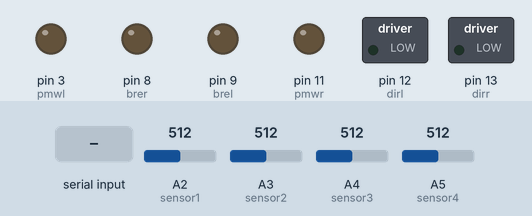
This sketch was run on a simulated Arduino Uno, built with avr-gcc and run on an emulated ATmega328P. Shown: switched loads named in the sketch (green lamp = pin HIGH), output pins drawn as LEDs (lit = HIGH). The test bench sets the inputs (shaded band); at power-on: A2 (sensor1) = 512, A3 (sensor2) = 512, A4 (sensor3) = 512, A5 (sensor4) = 512. What the sketch prints to the serial monitor is not drawn.

Above: at 1.2 s.
1.3 s: "C" received over Serial
At 1.8 s:
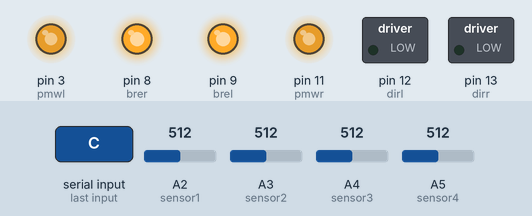
2.8 s: byte 56 ('8') received over Serial
At 4.0 s:
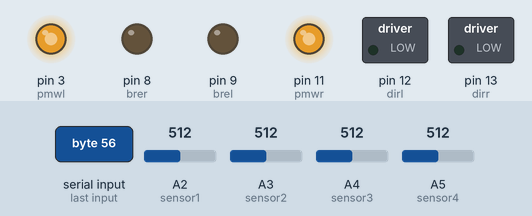
4.3 s: byte 57 ('9') received over Serial
At 5.2 s:
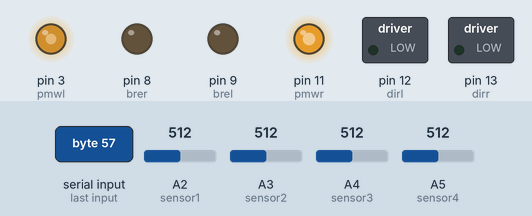
5.8 s: "1" received over Serial
At 6.4 s:
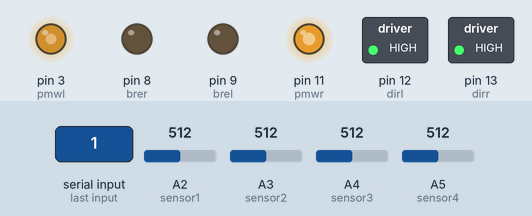
7.3 s: "2" received over Serial
At 8.5 s:
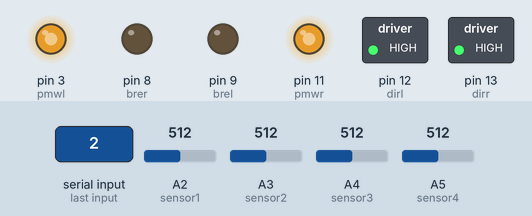
8.8 s: "3" received over Serial
At 9.9 s:
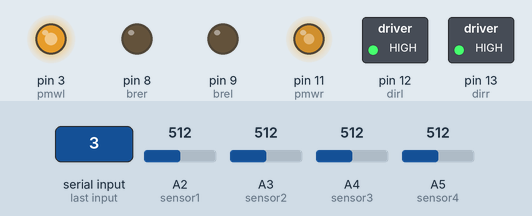
Timing chart, 0 to 11.3 s (numbered marks = the images above; inputs shaded):
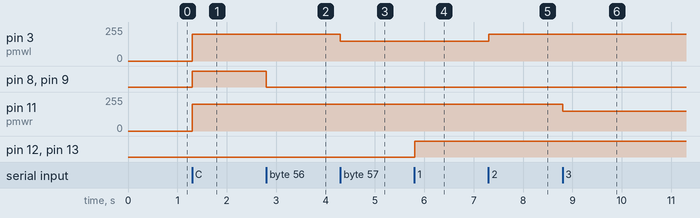

The sketch:

BayesFollow.ino
```cpp
int sensor1 = A2;
int sensor2 = A3;
int sensor3 = A4;
int sensor4 = A5;

//int's for arduino motor shield (left)
const int dirl = 12;
const int brel =  9;
const int pmwl =  3;

//int's for arduino motor shield (right)
const int dirr = 13;
const int brer =  8;
const int pmwr = 11;

int maxspeed = 200;

bool pressed = false;

char robotMode = 's';

char mov = '5';
char exmov = '5';

int sensors = 0;
int exsensors = 0;

int threshold;

void setup()//here those things run once and that is when the arduino first gets power
{
  //set all pinmodes of motor driver
  pinMode(dirl, OUTPUT);
  pinMode(dirr, OUTPUT);
  pinMode(brel, OUTPUT);
  pinMode(brer, OUTPUT);
  pinMode(pmwl, OUTPUT);
  pinMode(pmwr, OUTPUT);

  //set pinmodes of inputs or ir detectors
  pinMode(sensor1, INPUT);
  pinMode(sensor2, INPUT);
  pinMode(sensor3, INPUT);
  pinMode(sensor4, INPUT);

  //begin the serial monitor for input monitoring values and for calebrating the motors' turning speed
  Serial.begin(9600);

  //make sure to set brakes low so the motor can move
  digitalWrite(brel, LOW);
  digitalWrite(brer, LOW);

  //Detect the threshold (the 1st sensor must be on white while the second on black)
  threshold = (analogRead(sensor1) + analogRead(sensor2) + analogRead(sensor3) + analogRead(sensor4))/4;


}

void loop()//here is where everyting run sover and over again until the power shuts off, the arduino.
{
  if(mov!='5')
      exmov = mov;
  if(Serial.available()>0)
  {
    pressed = true;
    mov = Serial.read();
    if( mov == 'H' || mov == 'C' || mov == 'A')
    {
      robotMode = mov;
      mov = '5';
    }
    if( mov > 'I')
    {
      maxspeed = ((mov) - 'J')*5;
      mov = '5';
    }
  }
  else
    pressed = false;


  if (robotMode == 'C' || robotMode == 'A')
  {

    exsensors = sensors;

    sensors = 0;

    int s1 = analogRead(sensor1);
    int s2 = analogRead(sensor2);
    int s3 = analogRead(sensor3);
    int s4 = analogRead(sensor4);

    sensors += (s1>threshold)?1:0;
    sensors += (s2>threshold)?2:0;
    sensors += (s3>threshold)?4:0;
    sensors += (s4>threshold)?8:0;
    //if( robotMode == 'C')
    //{
      if ((sensors != exsensors) || (mov != exmov))
      {
        Serial.print(sensors);
        Serial.print("-");
        if(pressed)
          Serial.print(mov);
        else
          Serial.print('0');
        Serial.print("#");
      }
    //}
    /*
     if ( robotMode == 'A')
    {
      if(sensors != exsensors)
      {
        Serial.print(sensors);
        Serial.print("#");
      }
    }
    */

    switch(mov)
    {
      case '1': backleft(); break;
      case '2': backward(); break;
      case '3': backright(); break;
      case '4': turnleft(); break;
      case '5': STOP(); break;
      case '6': turnright(); break;
      case '7': forleft(); break;
      case '8': forward(); break;
      case '9': forright(); break;
    }
  }

}

void forward(void)//decelares the forward() void
{
  digitalWrite(dirl, LOW);
  digitalWrite(dirr, LOW);
  digitalWrite(brel, LOW);
  digitalWrite(brer, LOW);
  analogWrite(pmwl, maxspeed);
  analogWrite(pmwr, maxspeed);
}

void backward(void)//decelares the forward() void
{
  digitalWrite(dirl, HIGH);
  digitalWrite(dirr, HIGH);
  digitalWrite(brel, LOW);
  digitalWrite(brer, LOW);
  analogWrite(pmwl, maxspeed);
  analogWrite(pmwr, maxspeed);
}

void STOP(void)//decelares the reverse() void
{
  digitalWrite(dirl, LOW);
  digitalWrite(dirr, LOW);
  digitalWrite(brel, HIGH);
  digitalWrite(brer, HIGH);
  analogWrite(pmwl, maxspeed);
  analogWrite(pmwr, maxspeed);
}

void turnright(void)//decelares the turnright() void
{
  digitalWrite(dirl, LOW);
  digitalWrite(dirr, LOW);
  digitalWrite(brel, HIGH);
  digitalWrite(brer, LOW);
  analogWrite(pmwl, maxspeed);
  analogWrite(pmwr, maxspeed);
}

void turnleft(void)//decelares the turnleft() void
{
  digitalWrite(dirl, LOW);
  digitalWrite(dirr, LOW);
  digitalWrite(brel, LOW);
  digitalWrite(brer, HIGH);
  analogWrite(pmwl, maxspeed);
  analogWrite(pmwr, maxspeed);
}

void forright(void)
{
  digitalWrite(dirl, LOW);
  digitalWrite(dirr, LOW);
  digitalWrite(brel, LOW);
  digitalWrite(brer, LOW);
  analogWrite(pmwl, maxspeed*0.75);
  analogWrite(pmwr, maxspeed);

}

void forleft(void)
{

  digitalWrite(dirl, LOW);
  digitalWrite(dirr, LOW);
  digitalWrite(brel, LOW);
  digitalWrite(brer, LOW);
  analogWrite(pmwl, maxspeed);
  analogWrite(pmwr, maxspeed*0.75);
}

void backright(void)
{
  digitalWrite(dirl, HIGH);
  digitalWrite(dirr, HIGH);
  digitalWrite(brel, LOW);
  digitalWrite(brer, LOW);
  analogWrite(pmwl, maxspeed);
  analogWrite(pmwr, maxspeed*0.75);

}

void backleft(void)
{

  digitalWrite(dirl, HIGH);
  digitalWrite(dirr, HIGH);
  digitalWrite(brel, LOW);
  digitalWrite(brer, LOW);
  analogWrite(pmwl, maxspeed*0.75);
  analogWrite(pmwr, maxspeed);
}
```

Measured:
- after the input at 1.3 s, pin 3 (pmwl), pin 11 (pmwr): 0/255 → 200/255 at once; pin 8 (brer), pin 9 (brel): LOW → HIGH at once
- after the input at 2.8 s, pin 8 (brer), pin 9 (brel): HIGH → LOW at once
- after the input at 4.3 s, pin 3 (pmwl): 200/255 → 150/255 at once
- after the input at 5.8 s, pin 12 (dirl), pin 13 (dirr): LOW → HIGH at once
- after the input at 7.3 s, pin 3 (pmwl): 150/255 → 200/255 at once
- after the input at 8.8 s, pin 11 (pmwr): 200/255 → 150/255 at once
